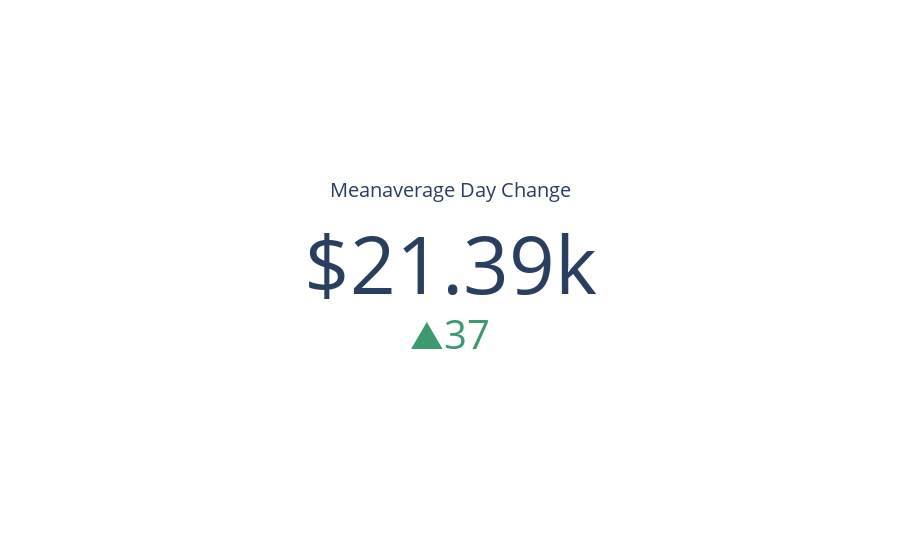

Source (notebook cell):
### Code cell
import plotly.graph_objects as go


fig = go.Figure(go.Indicator(
    domain = {'x': [0, 1], 'y': [0, 1]},
    value = df.meanavge.iloc[-1],
    mode = "number+delta",
    number = {'prefix': "$"},
    delta = {"reference": ((df.meanavge.iloc[-2])), "valueformat": ".0f"},
    title = {'text': "Meanaverage Day Change"},
    gauge = {'axis': {'range': [None, df.price[df['price']==df.price.max()].tolist()[0]]},
    'bar': {'color': "orange"}}))


fig.show()
fig.write_html("../static/meanaverage.html")

### Figure 1 — Plotly figure (JSON) as saved in the notebook; plotly's stock layout.template omitted (floating-point values rounded to 4 significant figures)
{"data": [{"delta": {"reference": 21350.0, "valueformat": ".0f"}, "domain": {"x": [0, 1], "y": [0, 1]}, "gauge": {"axis": {"range": [null, 67530.0]}, "bar": {"color": "orange"}}, "mode": "number+delta", "number": {"prefix": "$"}, "title": {"text": "Meanaverage Day Change"}, "type": "indicator", "value": 21390.0}], "layout": {}}
